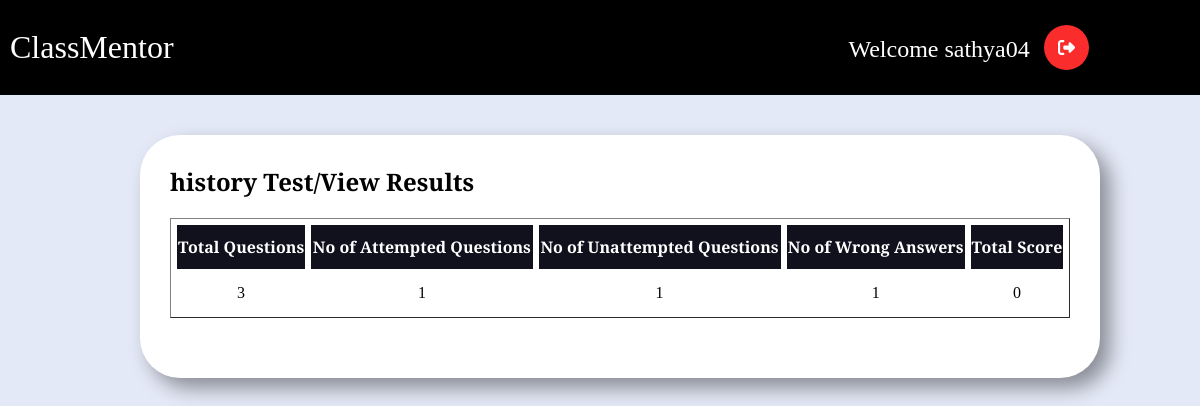
Screenshot of /student/Showresult.php?id=1&studid=4 with the database file from the repository.
### tables this page shows
CREATE TABLE `quiztopic` (
  `QuizID` int(11) NOT NULL,
  `CourseID` int(11) NOT NULL,
  `SubjectID` int(11) NOT NULL,
  `Quiztopic` varchar(50) NOT NULL,
  `Difficulty` varchar(50) NOT NULL
);

CREATE TABLE `quizmarks` (
  `QuizID` int(11) NOT NULL,
  `StudentID` int(11) NOT NULL,
  `Attempted` int(11) NOT NULL,
  `NotAttempted` int(11) NOT NULL,
  `Wrongans` int(11) NOT NULL,
  `Totalmarks` int(11) NOT NULL
);

### student/Showresult.php (the view, shortened to what this page needs)
<?php
include("components/connect.php");
?>
<!DOCTYPE html>
<html lang="en">
<head>
    <link rel="stylesheet" href="styles/studentstyle.css">
</head>
<body>
    <div class="home-content" style="background-color: black;">
        <div class="left-content" >
            ClassMentor
        </div>
        <div class="right-content">
            <label for="" class="dropdowntext" style="margin-right: 30px;">Welcome sathya04</label>
            <div class="dropdown">
                <div class="dropdown">
                    <a href="logout.php"><button class="Btn">
                            <div class="sign"></div>
                        </button>
                    </a>
                </div>s
            </div>
        </div>
    </div>
    <div class="table-control">
        <h1 class="heading-text"><?php if (isset($_GET['id'])) {
                                        include("components/connect.php");
                                        $id = $_GET['id'];
                                        $namesql = "Select Quiztopic from quiztopic where QuizID = '$id'";
                                        $res = mysqli_query($conn, $namesql);
                                        $namerow = mysqli_fetch_assoc($res);
                                        echo  $namerow['Quiztopic'];
                                    }
                                    ?> Test/View Results</h1>
        <?php
        if (isset($_GET['studid'])) {
            $studid = $_GET['studid'];
            if (isset($_GET['id'])) {
                $id = $_GET['id'];
                $sql = "SELECT * FROM quizmarks WHERE QuizID = '$id' AND StudentID ='$studid'";
                $result = mysqli_query($conn, $sql);
                $quescount = "SELECT COUNT(*) AS total_rows FROM quizdetails where QuizID = '$id'";
                $quesresult = mysqli_query($conn, $quescount);
                if ($quesresult) {
                    $row = $quesresult->fetch_assoc();
                    $totalQuestions = $row['total_rows'];
                    if (mysqli_num_rows($result) > 0) {
        ?>
                        <table border="1" cellspacing="6" cellpadding="6" id="attendancetable">
                            <tr class="heading">
                                <th>Total Questions</th>
                                <th>No of Attempted Questions</th>
                                <th>No of Unattempted Questions</th>
                                <th>No of Wrong Answers</th>
                                <th>Total Score</th>
                            </tr>
            <?php
                        while ($result4 = mysqli_fetch_assoc($result)) {
                            echo "
                         <tr class='data'>
                              <td>" . $totalQuestions . "</td>
                              <td>" . $result4['Attempted'] . "</td>
                              <td>" . $result4['NotAttempted'] . "</td>
                              <td>" . $result4['Wrongans'] . "</td>
                              <td>" . $result4['Totalmarks'] . "</td>
                         </tr>
                    ";
                        }
                    } else {
                        echo "<div class='successmsg'><label class='successtext'>Test not attempted Yet</label><br>
                            <label class='successtext'>To Attempt the test <br><div class='btndiv'><a href='studentquizdisplay.php' class='button deletetext'>Click Here!</a></div></label></div>";
                    }
                }
            }
        }
            ?>
    </div>
</body>
</html>

### student/styles/studentstyle.css (style rules this page uses)
* { margin: 0; padding: 0; box-sizing: border-box; font-family: "DM Serif Text", serif; }
.home-content { border: 5px solid black; border-left: 0; display: flex; margin: 0 auto; justify-content: space-between; align-items: center; padding: 10px; }
.left-content { flex: 1; }
.right-content { justify-content: center; text-align: center; padding: 10px; }
.dropdowntext { color: white; font-size: 1.5rem; position: relative; right: 40px; vertical-align: middle; position: relative; bottom: 3px; }
.dropdown { position: relative; display: inline-block; right: 40px; }
.left-content { font-size: 2rem; color: white; }
.Btn { display: flex; align-items: center; justify-content: flex-start; width: 45px; height: 45px; border: none; border-radius: 50%; cursor: pointer; position: relative; overflow: hidden; transition-duration: 0.3s; box-shadow: 2px 2px 10px rgba(0, 0, 0, 0.199); background-color: rgb(251, 44, 44); margin-left: 20px; }
.sign { width: 100%; transition-duration: 0.3s; display: flex; align-items: center; justify-content: center; }
.sign svg { width: 17px; }
body { background-color: #e4e9f7; }
.table-control { width: 80%; background-color: white; border-radius: 40px; margin-top: 40px; padding: 30px; margin-left: 140px; text-align: center; box-shadow: 10px 10px 20px rgba(0, 0, 0, 0.4); }
.table-control h1 { text-align: left; font-size: 1.5rem; }
.table-control table { width: 100%; height: 100px; margin-top: 20px; margin-bottom: 30px; }
.table-control table th, td { border: 0px; }
.table-control table th { background: #11101d; color: white; }

### rows the page displays
quiztopic: Quiztopic "history"
quizmarks: totalQuestions "3", Attempted "1", NotAttempted "1", Wrongans "1", Totalmarks "0"
